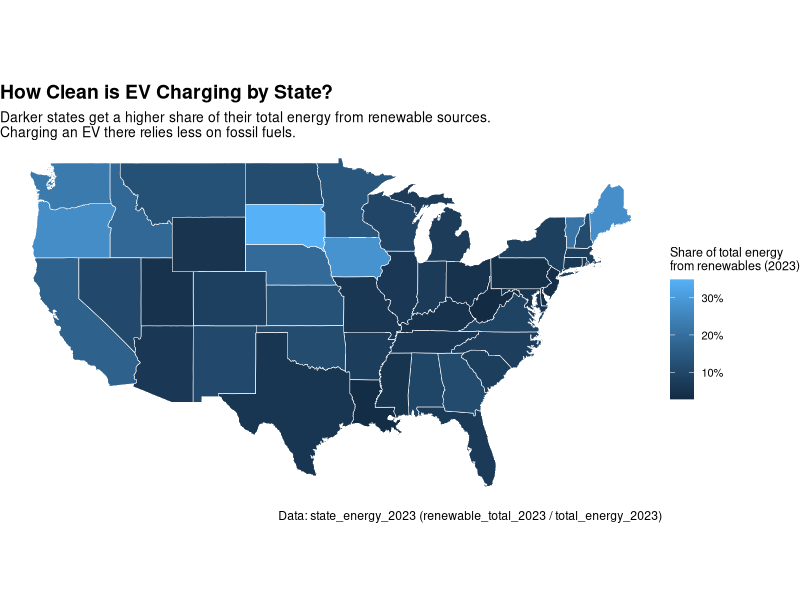

Generate this figure with R:
## ---- chunk 1
library(readr)
library(dplyr)
library(tidyr)
library(stringr)
library(tibble)
## ---- chunk 2
## Part 1: helper to standardize column names

clean_names <- function(df) {
  new_names <- names(df) |>
    str_trim() |>
    str_replace_all("[^A-Za-z0-9]+", "_") |>
    tolower() |>
    str_replace_all("^_|_$", "")
  names(df) <- new_names
  df
}

renew_2023 <- read_csv("renew-use-2023.csv") |> clean_names()
total_2023 <- read_csv("total-use-2023.csv") |> clean_names()
ev_raw     <- read_csv("ev-registrations-by-state-2023.csv") |> clean_names()



renew_2023_clean <-
  renew_2023 |>
  mutate(
    state = toupper(state),
    renewable_use_2023_num = as.numeric(
      na_if(
        str_replace_all(
          as.character(renewable_use_2023),
          "[^0-9.]",
          ""
        ),
        ""
      )
    )
  )

renew_by_state_2023 <-
  renew_2023_clean |>
  group_by(state) |>
  summarize(
    renewable_total_2023 = sum(renewable_use_2023_num, na.rm = TRUE),
    .groups = "drop"
  )

total_2023_long <-
  total_2023 |>
  pivot_longer(
    cols = -energy_source,
    names_to = "state",
    values_to = "energy_use_2023"
  ) |>
  mutate(
    state = toupper(state)
  )

total_energy_by_state_2023 <-
  total_2023_long |>
  group_by(state) |>
  summarize(
    total_energy_2023 = sum(energy_use_2023, na.rm = TRUE),
    .groups = "drop"
  )


ev_tidy <-
  ev_raw |>
  slice(-(1:2)) |>
  select(1, 2) |>
  rename(
    state_full = 1,
    ev_reg_raw = 2
  ) |>
  mutate(
    state_full = str_trim(state_full),
    ev_registrations_2023 = as.numeric(
      na_if(
        str_replace_all(
          as.character(ev_reg_raw),
          "[^0-9]",
          ""
        ),
        ""
      )
    )
  )

state_lookup <- tibble(
  state_full = c(
    "Alabama","Alaska","Arizona","Arkansas","California","Colorado","Connecticut",
    "Delaware","District of Columbia","Florida","Georgia","Hawaii","Idaho","Illinois",
    "Indiana","Iowa","Kansas","Kentucky","Louisiana","Maine","Maryland","Massachusetts",
    "Michigan","Minnesota","Mississippi","Missouri","Montana","Nebraska","Nevada",
    "New Hampshire","New Jersey","New Mexico","New York","North Carolina",
    "North Dakota","Ohio","Oklahoma","Oregon","Pennsylvania","Rhode Island",
    "South Carolina","South Dakota","Tennessee","Texas","Utah","Vermont","Virginia",
    "Washington","West Virginia","Wisconsin","Wyoming","Total"
  ),
  state = c(
    "AL","AK","AZ","AR","CA","CO","CT",
    "DE","DC","FL","GA","HI","ID","IL",
    "IN","IA","KS","KY","LA","ME","MD","MA",
    "MI","MN","MS","MO","MT","NE","NV",
    "NH","NJ","NM","NY","NC",
    "ND","OH","OK","OR","PA","RI",
    "SC","SD","TN","TX","UT","VT","VA",
    "WA","WV","WI","WY","US"
  )
)

ev_by_state_2023 <-
  ev_tidy |>
  left_join(state_lookup, by = "state_full") |>
  select(state, ev_registrations_2023)

state_energy_2023 <-
  renew_by_state_2023 |>
  left_join(total_energy_by_state_2023, by = "state") |>
  mutate(
    renewable_share_2023 = renewable_total_2023 / total_energy_2023
  ) |>
  left_join(ev_by_state_2023, by = "state")

state_energy_2023 |>
  arrange(desc(renewable_share_2023)) |>
  head(10)
## ---- chunk 3
state_energy_2023 <-
  state_energy_2023 |>
  mutate(
    renewable_share_2023 = renewable_total_2023 / total_energy_2023,
    ev_per_total_energy_2023 = ev_registrations_2023 / total_energy_2023
  )

state_energy_2023 |>
  arrange(desc(renewable_share_2023)) |>
  select(state, renewable_share_2023, ev_registrations_2023, ev_per_total_energy_2023) |>
  head(10)
## ---- chunk 4
library(maps)
library(ggplot2)
library(scales)
library(dplyr)
library(tibble)
library(stringr)

us_states_map <- map_data("state")
state_name_lookup <- tibble(
  state = state.abb,
  region = tolower(state.name)
)

plot_data <-
  state_energy_2023 |>
  left_join(state_name_lookup, by = "state") |>
  filter(!is.na(region))

choropleth_data <-
  us_states_map |>
  left_join(plot_data, by = "region")

ggplot(choropleth_data,
       aes(x = long, y = lat, group = group, fill = renewable_share_2023)) +
  geom_polygon(color = "white", linewidth = 0.2) +
  coord_fixed(1.3) +
  scale_fill_continuous(
    name = "Share of total energy\nfrom renewables (2023)",
    labels = percent_format(accuracy = 1)
  ) +
  labs(
    title = "How Clean is EV Charging by State?",
    subtitle = "Darker states get a higher share of their total energy from renewable sources.\nCharging an EV there relies less on fossil fuels.",
    caption = "Data: state_energy_2023 (renewable_total_2023 / total_energy_2023)"
  ) +
  theme_void() +
  theme(
    legend.position = "right",
    plot.title = element_text(face = "bold", size = 14),
    plot.subtitle = element_text(size = 10),
    legend.title = element_text(size = 9),
    legend.text = element_text(size = 8)
  )
